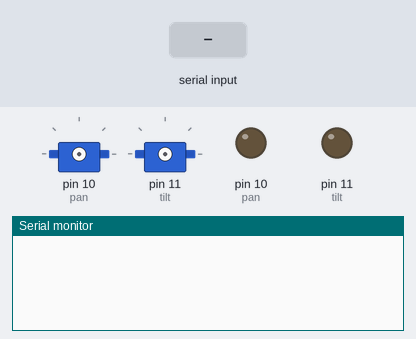
The sketch below on a simulated Arduino Uno, built with avr-gcc and run on an emulated ATmega328P. Parts: 2 × servo, output pins drawn as LEDs (lit = HIGH), the last lines printed to the serial monitor. The inputs (shaded band) are chosen by the test bench.

Above: at 1.3 s.
1.4 s: "b" received over Serial
At 2.6 s:
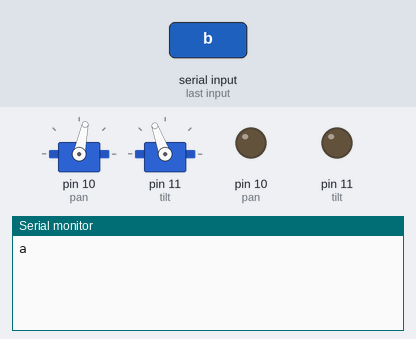
2.9 s: "d" received over Serial
At 3.7 s:
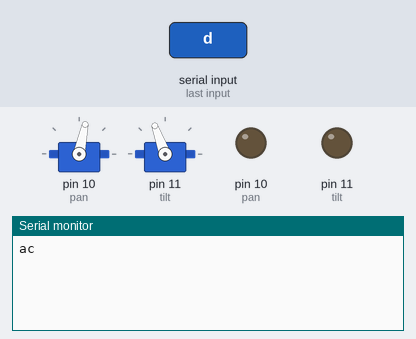

The sketch:

PTC.ino
```cpp
#include <Servo.h>
#define HOME_PAN ((int) 1367)
#define HOME_TILT ((int) 1750)

Servo pan;
Servo tilt;
void setup() {
  pinMode(10, OUTPUT);
  pinMode(11, OUTPUT);
  digitalWrite(10, LOW);
  digitalWrite(11, LOW);
  Serial.begin(115200);
  delay(100);
  waitForBoot();
}

int panValue = HOME_PAN;
int tiltValue = HOME_TILT;

bool waitForBoot(){
  while (!Serial); // dont do anything until serial comm with host is open
}

void moveTo(int p, int t) {
  panValue = p;
  tiltValue = t;
  pan.writeMicroseconds(p);
  tilt.writeMicroseconds(t);
}

void attachServos() {
  pan.attach(10,553,2425);
  tilt.attach(11,553,2520);
}

void initMotors() {
  attachServos();
  moveTo(HOME_PAN, HOME_TILT);
}

void serialEvent() {
  int numBytes = Serial.available();
  byte b[5];
  b[0] = Serial.read();

  if(b[0] != 'p') { //if not a position
    switch(b[0]) {
      case 'b': //init instruction
        initMotors();
        Serial.print('a');
      break;

      case 'd': //detach instruction
        pan.detach();
        tilt.detach();
        pinMode(10, OUTPUT);
        pinMode(11, OUTPUT);
        digitalWrite(10, LOW);
        digitalWrite(11, LOW);
        Serial.print('c');
      break;

      case 'h': //home instruction
        moveTo(HOME_PAN, HOME_TILT);
      break;
    }
    return;
  }
  else if(numBytes < 4) {
    while(Serial.available() < 4); //wait for 4 more chars in buffer
  }

  for(int i = 1; i < 5;i++) {
    b[i] = Serial.read();
  }

  int p = ((int) b[2] << 8) + ((int) b[1]);
  int t = ((int) b[4] << 8) + ((int) b[3]);
  moveTo(p,t);
}

void loop() {
  //delay(20);
}
```

Measured:
- after the input at 1.4 s, the serial monitor: prints a new line at once (image 1)
- after the input at 2.9 s, the serial monitor: prints a new line at once (image 2)
